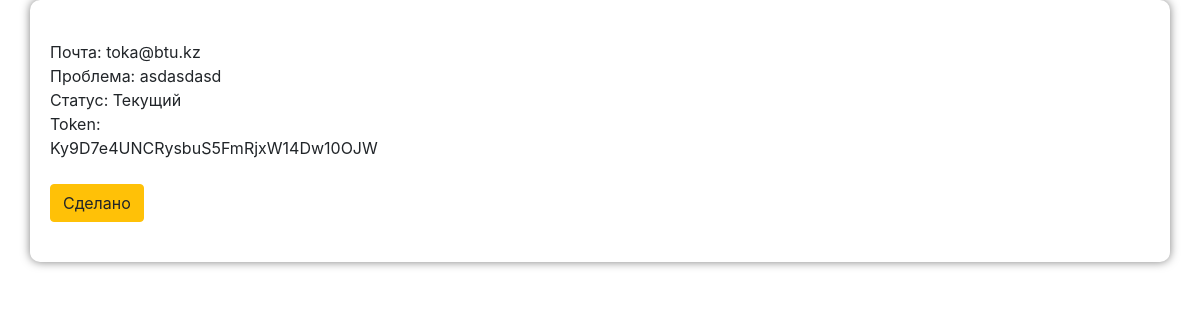
/zapros/detail/147, run on the app's committed database.
### blog/models.py (models this page shows, shortened)
class Zapros(models.Model):
    name = models.CharField('Почта',max_length=200, default='')
    problem = models.TextField('Опишите проблему',max_length=200, default='')
    unique_id = get_random_string(length=32)
    verification = models.CharField(unique_id, max_length=200, default = unique_id)
    status = models.CharField('Статус', max_length=200, default = 'new')
    def __str__(self):
        return self.name

### blog/views.py (the view)
# urls.py: path('zapros/detail/<int:pk>', views.zapros_detail, name='zapros_detail'),
def zapros_detail(request, pk):
    currents = Zapros.objects.filter(id=pk)
    context = {
        'currents': currents
    }
    return render(request, 'blog/zapros_detail.html', context)

### blog/templates/blog/zapros_detail.html (shortened to what this page needs)
{% extends 'blog/base.html' %}
{% block content %}
    {% for current in currents %}
        Почта: {{ current }} <br>
        Проблема: {{ current.problem }} <br>
        Статус: {% if  current.status == 'new' %} Текущий {% elif current.status == 'awaits' %} В ожиданий {% else %} Закрытые {% endif %} <br>
        <div class="token" name="{{ current.verification }}">Token: <div id="token">{{ current.verification }}</div><br></div>
        {% if current.status == 'new' %}
            <a href="{% url 'zapros_awaits' pk=current.pk %}" class="btn btn-warning" role="button">Сделано</a>
        {% else %}
            <a href="{% url 'zapros_delete' pk=current.pk token=current.verification%}"  style="display: none;" class="btn btn-warning" id="zapros_detail_button" role="button">Close</a>
        {% endif %}
    {% endfor %}
{% endblock %}

### data on the page
Zapros: name "toka@btu.kz", problem "asdasdasd", status "Текущий", verification "Ky9D7e4UNCRysbuS5FmRjxW14Dw10OJW"
